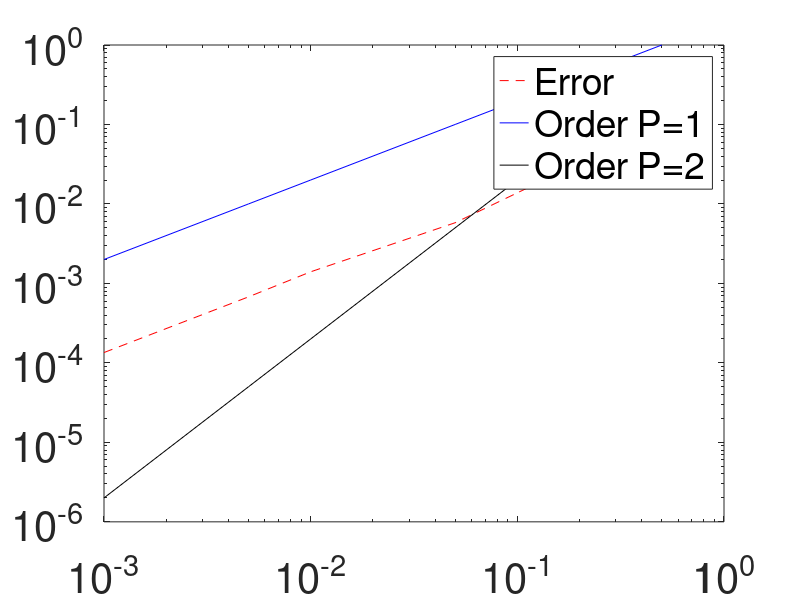

The MATLAB source for this figure:

clear all

% ti


%error of subroutines P1 computed as
% yth(final) - ynum(final)
dx=[0.001,0.005,0.01,0.05,0.1,0.5];
err=[1.35e-4,6.77e-4,0.0014,0.0058,0.0138,0.103];
scaling=2*dx.^1;
scaling2=2*dx.^2;


figure(1)
clf
loglog(dx,err,'--r','DisplayName','Error');
hold on
loglog(dx,scaling,'b','DisplayName','Order P=1');
loglog(dx,scaling2,'k','DisplayName','Order P=2');
hold on
set(gca,'FontSize',30)
legend show
hold off



